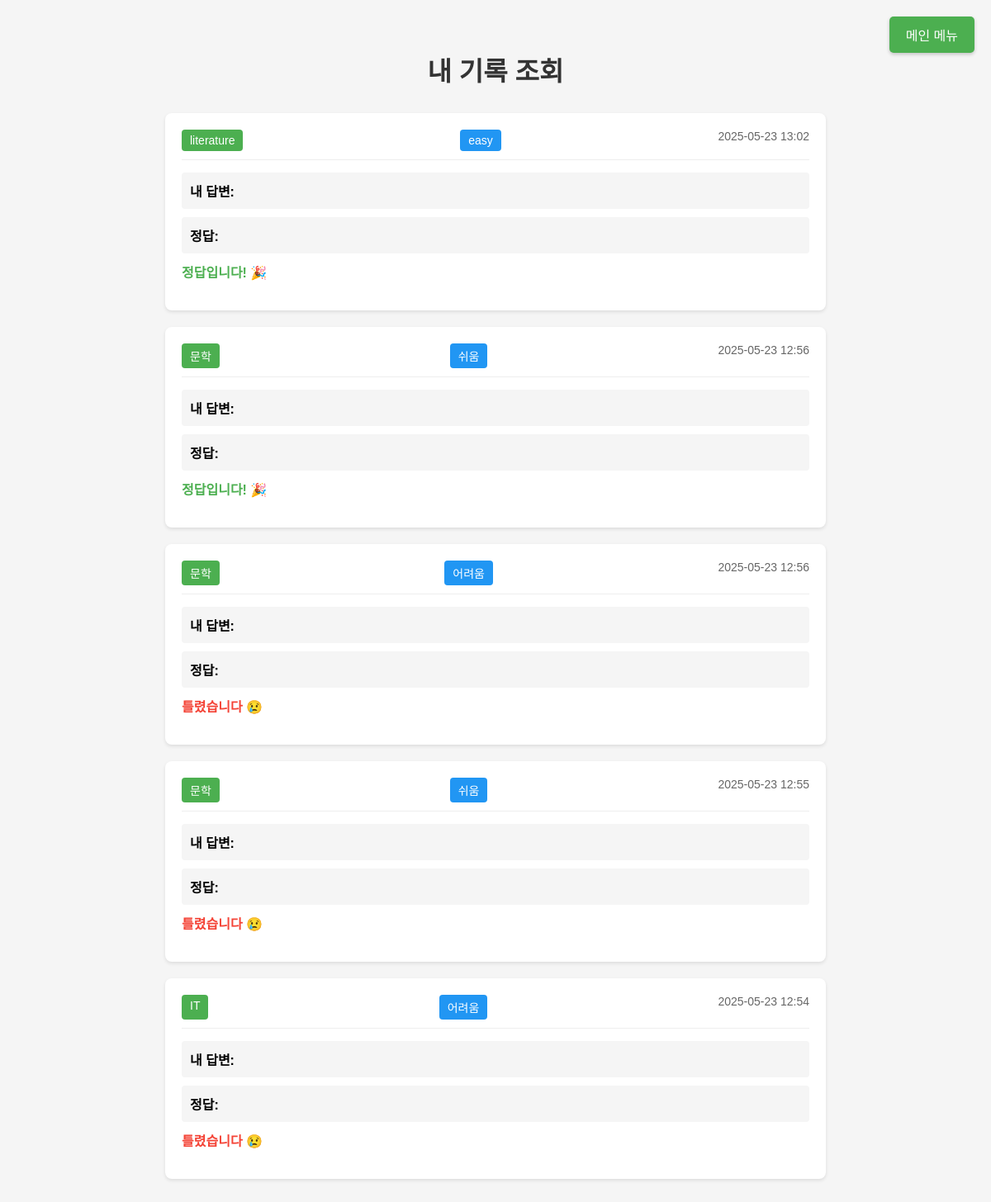
Page /quiz/my_results/ (signed in) on the committed database.
### quiz/models.py (models this page shows, shortened)
class QuizResult(models.Model):
    user = models.ForeignKey(User, on_delete=models.CASCADE)
    category = models.CharField(max_length=100)
    difficulty = models.CharField(max_length=50)
    score = models.IntegerField()
    total = models.IntegerField()
    played_at = models.DateTimeField(auto_now_add=True)
    question = models.TextField(default='')
    user_answer = models.TextField(default='')
    correct_answer = models.TextField(default='')

### quiz/views.py (the view)
# urls.py: path('my_results/', views.my_results, name='my_results'),  # 추가
@login_required
def my_results(request):
    print("=== 내 기록 조회 시작 ===")
    results = QuizResult.objects.filter(user=request.user).order_by('-played_at')
    print(f"조회된 결과 수: {results.count()}")
    for result in results:
        print(f"결과 ID: {result.id}")
        print(f"카테고리: {result.category}")
        print(f"난이도: {result.difficulty}")
        print(f"문제: {result.question}")
        print(f"사용자 답변: {result.user_answer}")
        print(f"정답: {result.correct_answer}")
        print(f"점수: {result.score}")
        print("---")
    print("=== 내 기록 조회 완료 ===")
    return render(request, 'quiz/my_results.html', {'results': results})

### quiz/templates/quiz/my_results.html (shortened to what this page needs)
{% load static %}
<!DOCTYPE html>
<html lang="ko">
<head>
</head>
<body>
    <a href="http://localhost:8000" class="main-menu-btn">메인 메뉴</a>
    <div class="container">
        <h1>내 기록 조회</h1>
        {% for result in results %}
        <div class="result-item">
            <div class="result-header">
                <span class="result-category">{{ result.category }}</span>
                <span class="result-difficulty">{{ result.difficulty }}</span>
                <span class="result-date">{{ result.played_at|date:"Y-m-d H:i" }}</span>
            </div>
            <div class="result-content">
                <div class="result-answer">
                    <strong>내 답변:</strong> {{ result.user_answer }}
                </div>
                <div class="result-answer">
                    <strong>정답:</strong> {{ result.correct_answer }}
                </div>
                <div class="result-score {% if result.score > 0 %}correct{% else %}incorrect{% endif %}">
                    {% if result.score > 0 %}
                        정답입니다! 🎉
                    {% else %}
                        틀렸습니다 😢
                    {% endif %}
                </div>
            </div>
        </div>
        {% empty %}
        <div class="result-item">
            <p style="text-align: center;">아직 푼 문제가 없습니다.</p>
        </div>
        {% endfor %}
    </div>
</body>
</html>

### quiz/templates/quiz/my_results.html (style rules this page uses)
body { font-family: Arial, sans-serif; margin: 0; padding: 20px; background-color: #f5f5f5; }
.container { max-width: 800px; margin: 0 auto; padding: 20px; }
h1 { text-align: center; color: #333; margin-bottom: 30px; }
.result-item { background: white; border-radius: 8px; padding: 20px; margin-bottom: 20px; box-shadow: 0 2px 4px rgba(0,0,0,0.1); }
.result-header { display: flex; justify-content: space-between; margin-bottom: 15px; padding-bottom: 10px; border-bottom: 1px solid #eee; }
.result-category { background: #4CAF50; color: white; padding: 5px 10px; border-radius: 4px; font-size: 14px; }
.result-difficulty { background: #2196F3; color: white; padding: 5px 10px; border-radius: 4px; font-size: 14px; }
.result-date { color: #666; font-size: 14px; }
.result-content { margin: 15px 0; }
.result-answer { margin: 10px 0; padding: 10px; background: #f5f5f5; border-radius: 4px; }
.result-score { font-size: 16px; font-weight: bold; margin-top: 10px; }
.correct { color: #4CAF50; }
.incorrect { color: #f44336; }
.main-menu-btn { position: fixed; top: 20px; right: 20px; padding: 10px 20px; background-color: #4CAF50; color: white; text-decoration: none; border-radius: 5px; z-index: 9999; box-shadow: 0 2px 4px rgba(0,0,0,0.2); pointer-events: auto; }

### rows in the picture
QuizResult: category "literature", difficulty "easy", played_at "2025-05-23 13:02", score "정답입니다! 🎉"
QuizResult: category "문학", difficulty "쉬움", played_at "2025-05-23 12:56", score "정답입니다! 🎉"
QuizResult: category "문학", difficulty "어려움", played_at "2025-05-23 12:56", score "틀렸습니다 😢"
QuizResult: category "문학", difficulty "쉬움", played_at "2025-05-23 12:55", score "틀렸습니다 😢"
QuizResult: category "IT", difficulty "어려움", played_at "2025-05-23 12:54", score "틀렸습니다 😢"
